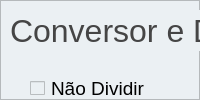
          <widget class="QWidget" name="page_1">
           <property name="styleSheet">
            <string notr="true">background-color: rgb(235, 240, 243);</string>
           </property>
           <layout class="QVBoxLayout">
            <property name="spacing">
             <number>0</number>
            </property>
            <property name="leftMargin">
             <number>0</number>
            </property>
            <property name="topMargin">
             <number>0</number>
            </property>
            <property name="rightMargin">
             <number>0</number>
            </property>
            <property name="bottomMargin">
             <number>0</number>
            </property>
            <item>
             <widget class="QFrame" name="frame_top_page">
              <property name="minimumSize">
               <size>
                <width>0</width>
                <height>100</height>
               </size>
              </property>
              <property name="maximumSize">
               <size>
                <width>16777215</width>
                <height>150</height>
               </size>
              </property>
              <property name="frameShape">
               <enum>QFrame::StyledPanel</enum>
              </property>
              <property name="frameShadow">
               <enum>QFrame::Raised</enum>
              </property>
              <widget class="QLabel" name="label_convert_split">
               <property name="geometry">
                <rect>
                 <x>10</x>
                 <y>10</y>
                 <width>331</width>
                 <height>41</height>
                </rect>
               </property>
               <property name="font">
                <font>
                 <family>Segoe UI</family>
                 <pointsize>24</pointsize>
                </font>
               </property>
               <property name="styleSheet">
                <string notr="true">color: rgb(69, 69, 69);</string>
               </property>
               <property name="text">
                <string>Conversor e Divisor</string>
               </property>
              </widget>
              <widget class="QRadioButton" name="radio_button_normal">
               <property name="geometry">
                <rect>
                 <x>30</x>
                 <y>110</y>
                 <width>91</width>
                 <height>17</height>
                </rect>
               </property>
               <property name="font">
                <font>
                 <family>Segoe UI</family>
                 <pointsize>14</pointsize>
                </font>
               </property>
               <property name="styleSheet">
                <string notr="true">QRadioButton::indicator{
	color: rgb(69, 69, 69);
	width: 15px;
	heidght: 15px;
}</string>
               </property>
               <property name="text">
                <string>Normal</string>
               </property>
               <property name="checked">
                <bool>true</bool>
               </property>
              </widget>
              <widget class="QRadioButton" name="radio_button_low">
               <property name="geometry">
                <rect>
                 <x>140</x>
                 <y>110</y>
                 <width>82</width>
                 <height>17</height>
                </rect>
               </property>
               <property name="font">
                <font>
                 <family>Segoe UI</family>
                 <pointsize>14</pointsize>
                </font>
               </property>
               <property name="styleSheet">
                <string notr="true">QRadioButton::indicator{
	color: rgb(69, 69, 69);
	width: 15px;
	heidght: 15px;
}</string>
               </property>
               <property name="text">
                <string>Baixa</string>
               </property>
              </widget>
              <widget class="QCheckBox" name="check_box_split">
               <property name="geometry">
                <rect>
                 <x>30</x>
                 <y>80</y>
                 <width>121</width>
                 <height>17</height>
                </rect>
               </property>
               <property name="font">
                <font>
                 <family>Segoe UI</family>
                 <pointsize>14</pointsize>
                </font>
               </property>
               <property name="styleSheet">
                <string notr="true">QCheckBox::indicator{
	color: rgb(69, 69, 69);
	width: 15px;
	heidght: 15px;
	
}</string>
               </property>
               <property name="text">
                <string>Não Dividir</string>
               </property>
               <property name="checked">
                <bool>false</bool>
               </property>
              </widget>
             </widget>
            </item>
            <item>
             <widget class="QFrame" name="frame">
              <property name="frameShape">
               <enum>QFrame::StyledPanel</enum>
              </property>
              <property name="frameShadow">
               <enum>QFrame::Raised</enum>
              </property>
              <widget class="QFrame" name="frame_start">
               <property name="geometry">
                <rect>
                 <x>240</x>
                 <y>10</y>
                 <width>242</width>
                 <height>224</height>
                </rect>
               </property>
               <property name="styleSheet">
                <string notr="true"/>
               </property>
               <property name="frameShape">
                <enum>QFrame::StyledPanel</enum>
               </property>
               <property name="frameShadow">
                <enum>QFrame::Raised</enum>
               </property>
               <widget class="QFrame" name="circular_progress_bar_base">
                <property name="geometry">
                 <rect>
                  <x>25</x>
                  <y>10</y>
                  <width>190</width>
                  <height>190</height>
                 </rect>
                </property>
                <property name="frameShape">
                 <enum>QFrame::NoFrame</enum>
                </property>
                <property name="frameShadow">
                 <enum>QFrame::Raised</enum>
                </property>
                <widget class="QFrame" name="circular_progress">
                 <property name="geometry">
                  <rect>
                   <x>10</x>
                   <y>10</y>
                   <width>170</width>
                   <height>170</height>
                  </rect>
                 </property>
                 <property name="styleSheet">
                  <string notr="true">QFrame {
	border-radius: 85px;
	background-color: qconicalgradient(cx:0.5, cy:0.5, angle:90, stop:0.749 rgba(217, 237, 247, 0), stop:0.750 rgba(0, 120, 170, 255));

}</string>
                 </property>
                 <property name="frameShape">
                  <enum>QFrame::NoFrame</enum>
                 </property>
                 <property name="frameShadow">
                  <enum>QFrame::Raised</enum>
                 </property>
                </widget>
                <widget class="QFrame" name="circular_bg">
                 <property name="geometry">
                  <rect>
                   <x>10</x>
                   <y>10</y>
                   <width>170</width>
                   <height>170</height>
                  </rect>
                 </property>
                 <property name="styleSheet">
                  <string notr="true">QFrame{
	border-radius: 85px;
	background-color: rgb(217, 237, 247);
}</string>
                 </property>
                 <property name="frameShape">
                  <enum>QFrame::NoFrame</enum>
                 </property>
                 <property name="frameShadow">
                  <enum>QFrame::Raised</enum>
                 </property>
                </widget>
                <widget class="QFrame" name="container">
                 <property name="geometry">
                  <rect>
                   <x>20</x>
                   <y>20</y>
                   <width>150</width>
                   <height>150</height>
                  </rect>
                 </property>
                 <property name="styleSheet">
                  <string notr="true">QFrame {
	border-radius: 75px;
	background-color: rgb(150, 215, 247);
}</string>
                 </property>
                 <property name="frameShape">
                  <enum>QFrame::NoFrame</enum>
                 </property>
                 <property name="frameShadow">
                  <enum>QFrame::Raised</enum>
                 </property>
                 <widget class="QPushButton" name="button_start">
                  <property name="geometry">
                   <rect>
                    <x>30</x>
                    <y>30</y>
                    <width>91</width>
                    <height>91</height>
                   </rect>
                  </property>
                  <property name="minimumSize">
                   <size>
                    <width>70</width>
                    <height>70</height>
                   </size>
                  </property>
                  <property name="maximumSize">
                   <size>
                    <width>100</width>
                    <height>100</height>
                   </size>
                  </property>
                  <property name="styleSheet">
                   <string notr="true">QPushButton {
	color:  rgb(235, 240, 243);
	border: 0px solid;
	border-radius: 5px;
	background-position: center;
	background-color: rgb(0, 120, 170);
}

QPushButton:hover {
	border: 2px solid  rgb(235, 240, 243);
	background-color: rgb(0, 130,180 );
}

QPushButton:pressed {
	color: rgb(69, 69, 69);
	background-color: rgb(217, 237, 247);
}</string>
                  </property>
                  <property name="text">
                   <string/>
                  </property>
                  <property name="icon">
                   <iconset resource="resources_pje.qrc">
                    <normaloff>:/button_start/cil-media-play.png</normaloff>:/button_start/cil-media-play.png</iconset>
                  </property>
                  <property name="iconSize">
                   <size>
                    <width>100</width>
                    <height>100</height>
                   </size>
                  </property>
                 </widget>
                </widget>
                <zorder>circular_bg</zorder>
                <zorder>circular_progress</zorder>
                <zorder>container</zorder>
               </widget>
              </widget>
              <widget class="QPushButton" name="button_output_file">
               <property name="geometry">
                <rect>
                 <x>550</x>
                 <y>70</y>
                 <width>100</width>
                 <height>100</height>
                </rect>
               </property>
               <property name="minimumSize">
                <size>
                 <width>70</width>
                 <height>70</height>
                </size>
               </property>
               <property name="maximumSize">
                <size>
                 <width>100</width>
                 <height>100</height>
                </size>
               </property>
               <property name="styleSheet">
                <string notr="true">QPushButton {
	color:  rgb(235, 240, 243);
	border: 0px solid;
	border-radius: 5px;
	background-position: center;
	background-color: rgb(0, 120, 170);
}

QPushButton:hover {
	border: 2px solid  rgb(235, 240, 243);
	background-color: rgb(0, 130,180 );
}

QPushButton:pressed {
	color: rgb(69, 69, 69);
	background-color: rgb(217, 237, 247);
}</string>
               </property>
               <property name="text">
                <string>Destino</string>
               </property>
               <property name="icon">
                <iconset resource="resources_pje.qrc">
                 <normaloff>:/button_output_file/cil-folder-open.png</normaloff>:/button_output_file/cil-folder-open.png</iconset>
               </property>
               <property name="iconSize">
                <size>
                 <width>100</width>
                 <height>100</height>
                </size>
               </property>
              </widget>
              <widget class="QPushButton" name="button_source_file">
               <property name="geometry">
                <rect>
                 <x>70</x>
                 <y>70</y>
                 <width>100</width>
                 <height>100</height>
                </rect>
               </property>
               <property name="minimumSize">
                <size>
                 <width>70</width>
                 <height>70</height>
                </size>
               </property>
               <property name="maximumSize">
                <size>
                 <width>100</width>
                 <height>100</height>
                </size>
               </property>
               <property name="styleSheet">
                <string notr="true">QPushButton {
	color:  rgb(235, 240, 243);
	border: 0px solid;
	border-radius: 5px;
	background-position: center;
	background-color: rgb(0, 120, 170);
}

QPushButton:hover {
	border: 2px solid  rgb(235, 240, 243);
	background-color: rgb(0, 130,180 );
}

QPushButton:pressed {
	color: rgb(69, 69, 69);
	background-color: rgb(217, 237, 247);
}</string>
               </property>
               <property name="text">
                <string>Origem</string>
               </property>
               <property name="icon">
                <iconset resource="resources_pje.qrc">
                 <normaloff>:/button_search_file/cil-movie.png</normaloff>:/button_search_file/cil-movie.png</iconset>
               </property>
               <property name="iconSize">
                <size>
                 <width>100</width>
                 <height>100</height>
                </size>
               </property>
              </widget>
              <widget class="QPushButton" name="button_stop">
               <property name="geometry">
                <rect>
                 <x>260</x>
                 <y>250</y>
                 <width>200</width>
                 <height>40</height>
                </rect>
               </property>
               <property name="minimumSize">
                <size>
                 <width>200</width>
                 <height>40</height>
                </size>
               </property>
               <property name="maximumSize">
                <size>
                 <width>200</width>
                 <height>40</height>
                </size>
               </property>
               <property name="font">
                <font>
                 <family>Segoe UI</family>
                 <pointsize>16</pointsize>
                </font>
               </property>
               <property name="styleSheet">
                <string notr="true">QPushButton {
	color:  rgb(235, 240, 243);
	border: 0px solid;
	border-radius: 5px;
	background-position: center;
	background-color: rgb(0, 120, 170);
}

QPushButton:hover {
	border: 2px solid  rgb(235, 240, 243);
	background-color: rgb(0, 130,180 );
}

QPushButton:pressed {
	color: rgb(69, 69, 69);
	background-color: rgb(217, 237, 247);
}</string>
               </property>
               <property name="text">
                <string>Cancelar</string>
               </property>
               <property name="icon">
                <iconset resource="resources_pje.qrc">
                 <normaloff>:/button_stop/cil-media-stop.png</normaloff>:/button_stop/cil-media-stop.png</iconset>
               </property>
               <property name="iconSize">
                <size>
                 <width>40</width>
                 <height>50</height>
                </size>
               </property>
              </widget>
              <widget class="QLineEdit" name="line_edit_input_file">
               <property name="geometry">
                <rect>
                 <x>10</x>
                 <y>190</y>
                 <width>221</width>
                 <height>31</height>
                </rect>
               </property>
               <property name="font">
                <font>
                 <family>Segoe UI</family>
                 <pointsize>12</pointsize>
                 <weight>75</weight>
                 <bold>true</bold>
                </font>
               </property>
               <property name="styleSheet">
                <string notr="true">QLineEdit {
	color: rgb(69, 69, 69);
	border: 0px solid;
	border-radius: 5px;
	background-position: center;
	background-color: rgb(235, 240,243 );
}

QLineEdit:hover {
	border: 2px solid  rgb(0, 120, 170);
	background-color: rgb(235, 240,243 );
}

QLineEdit:focus {
	color: rgb(69, 69, 69);
	background-color: rgb(217, 237, 247);
}</string>
               </property>
               <property name="alignment">
                <set>Qt::AlignCenter</set>
               </property>
              </widget>
              <widget class="QLineEdit" name="line_edit_output_file">
               <property name="geometry">
                <rect>
                 <x>490</x>
                 <y>190</y>
                 <width>231</width>
                 <height>31</height>
                </rect>
               </property>
               <property name="font">
                <font>
                 <family>Segoe UI</family>
                 <pointsize>12</pointsize>
                 <weight>75</weight>
                 <bold>true</bold>
                </font>
               </property>
               <property name="styleSheet">
                <string notr="true">QLineEdit {
	color: rgb(69, 69, 69);
	border: 0px solid;
	border-radius: 5px;
	background-position: center;
	background-color: rgb(235, 240,243 );
}

QLineEdit:hover {
	border: 2px solid  rgb(0, 120, 170);
	background-color: rgb(235, 240,243 );
}

QLineEdit:focus {
	color: rgb(69, 69, 69);
	background-color: rgb(217, 237, 247);
}</string>
               </property>
               <property name="alignment">
                <set>Qt::AlignCenter</set>
               </property>
              </widget>
              <widget class="QPushButton" name="button_open_folder">
               <property name="geometry">
                <rect>
                 <x>560</x>
                 <y>230</y>
                 <width>81</width>
                 <height>40</height>
                </rect>
               </property>
               <property name="minimumSize">
                <size>
                 <width>40</width>
                 <height>40</height>
                </size>
               </property>
               <property name="maximumSize">
                <size>
                 <width>100</width>
                 <height>100</height>
                </size>
               </property>
               <property name="styleSheet">
                <string notr="true">QPushButton {
	color:  rgb(235, 240, 243);
	border: 0px solid;
	border-radius: 5px;
	background-position: center;
	background-color: rgb(0, 120, 170);
}

QPushButton:hover {
	border: 2px solid  rgb(235, 240, 243);
	background-color: rgb(0, 130,180 );
}

QPushButton:pressed {
	color: rgb(69, 69, 69);
	background-color: rgb(217, 237, 247);
}</string>
               </property>
               <property name="text">
                <string>Abrir</string>
               </property>
               <property name="icon">
                <iconset resource="resources_pje.qrc">
                 <normaloff>:/open_folder/cil-folder.png</normaloff>:/open_folder/cil-folder.png</iconset>
               </property>
               <property name="iconSize">
                <size>
                 <width>40</width>
                 <height>40</height>
                </size>
               </property>
              </widget>
             </widget>
            </item>
           </layout>
          </widget>
